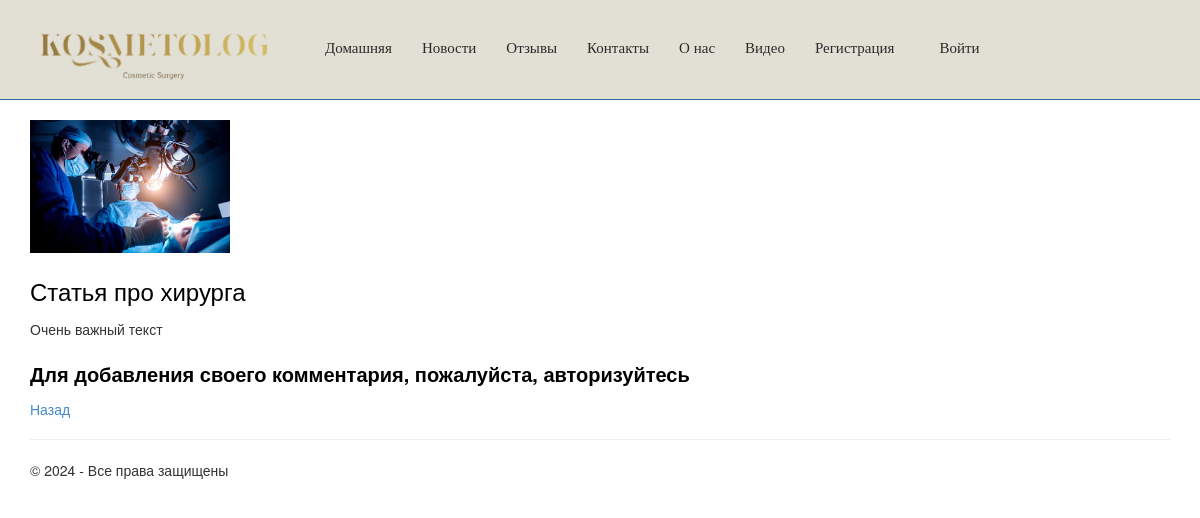
/news/3/, run on the app's committed database.
### app/models.py (models this page shows, shortened)
class Blog(models.Model):
    title = models.CharField(max_length=100, verbose_name='Заголовок')
    text = models.TextField(verbose_name='Текст новости')
    image = models.FileField(null=True)
    author = models.ForeignKey(User, null=True, blank=True, on_delete=models.SET_NULL, verbose_name="Автор")

### app/views.py (the view)
# urls.py: path('news/<int:parametr>/', views.newspost, name='newspost'),
def newspost(request, parametr):
    assert isinstance(request, HttpRequest)
    post_1 = Blog.objects.get(id=parametr) # запрос на выбор конкретной статьи по параметру
    comments = Comment.objects.filter(post=parametr)
    if request.method == "POST":
        form = CommentForm(request.POST)
        if form.is_valid():
            comment_f = form.save(commit=False)
            comment_f.author = request.user
            comment_f.date = datetime.now()
            comment_f.post = Blog.objects.get(id=parametr)
            comment_f.save()
            return redirect('newspost', parametr=post_1.id) # переадресация на ту же страницу статьи после отправки комментария
    else:
         form = CommentForm() # создание формы для ввода комментария
    return render(
        request,
        'app/newspost.html',
        {
            'title': post_1.title,
            'message':' ',
            'post_1': post_1, # передача списка статей в шаблон веб-страницы
            'year':datetime.now().year,
            'comments': comments, # передача всех комментариев к данной статье в шаблон веб-страницы
            'form': form, # передача формы добавления комментария в шаблон веб-страницы
        }
    )

### app/templates/app/newspost.html (shortened to what this page needs)
﻿{% extends "app/layout.html" %}
{% block content %}
{% if post_1.image and post_1.image.url != '/media/temp.jpg' %}
<img src="{{ post_1.image.url }}" alt=" Картинка статьи блога" width="200" />
{% endif %}
<h2> {{post_1.title}} </h2>
<p> {{post_1.text|linebreaksbr}} </p>
{% if user.is_authenticated %}
<h3>Добавить комментарий</h3>
<form method="POST">
    {% csrf_token %}
    <div>
        {{form.as_p}}
        <button type="submit" class="save btn btn-default"> Отправить комментарий </button>
    </div>
</form>
{% else %}
<h3> Для добавления своего комментария, пожалуйста, авторизуйтесь </h3>
{% endif %}
<a href="{% url 'news' %}">Назад</a>
{% endblock %}

### app/static/app/content/site.css (style rules this page uses)
body { padding-top: 100px; padding-bottom: 40px; }
h2 { font-size: 24px; font-weight: normal; color: #000; line-height: 1.5; }
h3 { font-size: 20px; font-weight: bold; color: #000; line-height: 1.5; }

### data on the page
Blog: image (picture), title "Статья про хирурга", text "Очень важный текст"
